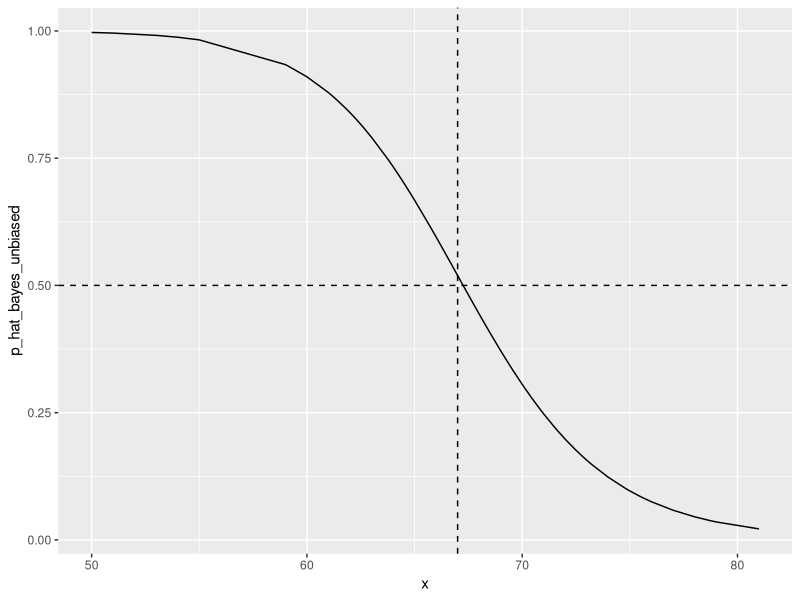
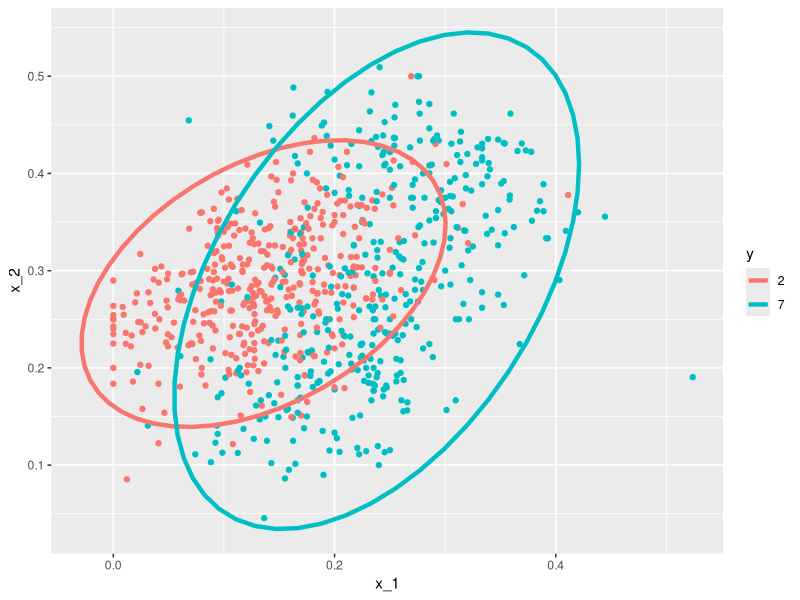
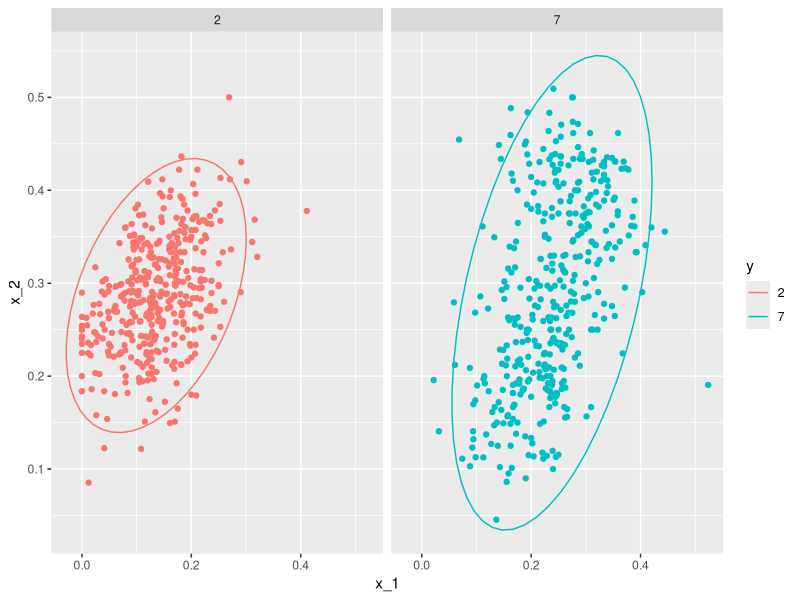

Write R code to recreate these figures, in order.
# Generating train and test set
library(caret)
library(dplyr)
library(ggplot2)
library(dslabs)

data(heights)
y <- heights$height
set.seed(2)
test_index <- createDataPartition(y, times = 1, p = 0.5, list = FALSE)
train_set <- heights %>% slice(-test_index)
test_set <- heights %>% slice(test_index)

# Estimating averages and standard deviations
params <- train_set %>%
  group_by(sex) %>%
  summarize(avg = mean(height), sd = sd(height))
params

# Estimating the prevalence
pi <- train_set %>% summarize(pi=mean(sex=="Female")) %>% pull(pi)
pi

# Getting an actual rule
x <- test_set$height
f0 <- dnorm(x, params$avg[2], params$sd[2])
f1 <- dnorm(x, params$avg[1], params$sd[1])
p_hat_bayes <- f1*pi / (f1*pi + f0*(1 - pi))


### Improving sensitivity by increasing the prevalens pi=0.5
# Computing sensitivity
y_hat_bayes <- ifelse(p_hat_bayes > 0.5, "Female", "Male")
sensitivity(data = factor(y_hat_bayes), reference = factor(test_set$sex))

# Computing specificity
specificity(data = factor(y_hat_bayes), reference = factor(test_set$sex))

# Changing the cutoff of the decision rule
p_hat_bayes_unbiased <- f1 * 0.5 / (f1 * 0.5 + f0 * (1 - 0.5))
y_hat_bayes_unbiased <- ifelse(p_hat_bayes_unbiased > 0.5, "Female", "Male")
sensitivity(data = factor(y_hat_bayes_unbiased), reference = factor(test_set$sex))
specificity(data = factor(y_hat_bayes_unbiased), reference = factor(test_set$sex))

# Draw plot
qplot(x, p_hat_bayes_unbiased, geom = "line") +
  geom_hline(yintercept = 0.5, lty = 2) +
  geom_vline(xintercept = 67, lty = 2)



###QDA
# Load data
data("mnist_27")

# Estimate parameters from the data
params <- mnist_27$train %>%
  group_by(y) %>%
  summarize(avg_1 = mean(x_1), avg_2 = mean(x_2),
            sd_1 = sd(x_1), sd_2 = sd(x_2),
            r = cor(x_1, x_2))

# Contour plots
mnist_27$train %>% mutate(y = factor(y)) %>%
  ggplot(aes(x_1, x_2, fill = y, color = y)) +
  geom_point(show.legend = FALSE) +
  stat_ellipse(type="norm", lwd = 1.5)

# Fit model
library(caret)
train_qda <- train(y ~., method = "qda", data = mnist_27$train)
# Obtain predictors and accuracy
y_hat <- predict(train_qda, mnist_27$test)
confusionMatrix(data = y_hat, reference = mnist_27$test$y)$overall["Accuracy"]

# Draw separate plots for 2s and 7s
mnist_27$train %>% mutate(y = factor(y)) %>%
  ggplot(aes(x_1, x_2, fill = y, color = y)) +
  geom_point(show.legend = FALSE) +
  stat_ellipse(type="norm") +
  facet_wrap(~y)


###LDA: Is QDA but taking the same mean and sd for all predictors
params <- mnist_27$train %>%
  group_by(y) %>%
  summarize(avg_1 = mean(x_1), avg_2 = mean(x_2),
            sd_1 = sd(x_1), sd_2 = sd(x_2),
            r = cor(x_1, x_2))
params <- params %>% mutate(sd_1 = mean(sd_1), sd_2 = mean(sd_2), r = mean(r))
train_lda <- train(y ~., method = "lda", data = mnist_27$train)
y_hat <- predict(train_lda, mnist_27$test)
confusionMatrix(data = y_hat, reference = mnist_27$test$y)$overall["Accuracy"]
